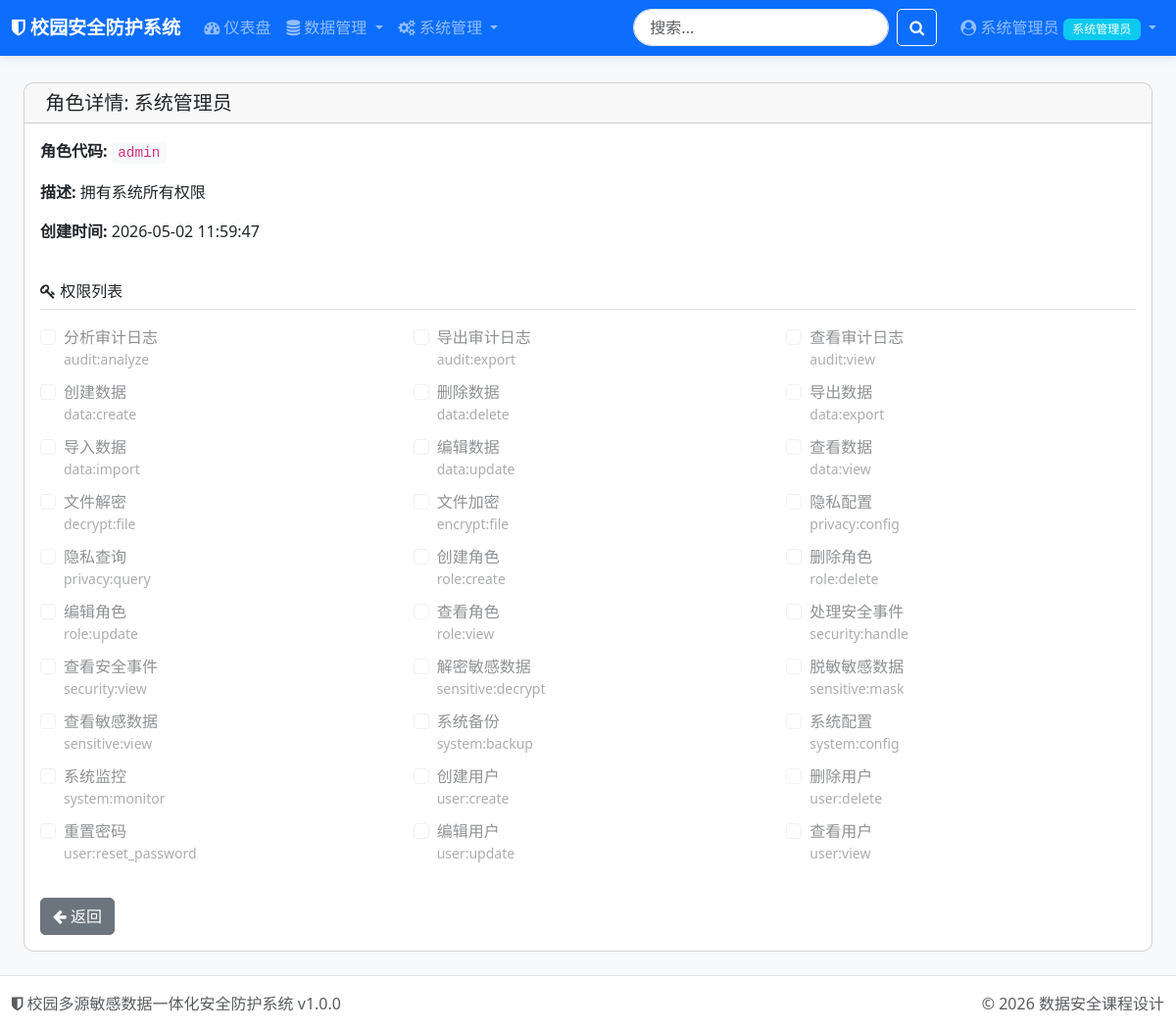
The page /admin/roles/1 (signed in) on the database its author committed.
### tables this page shows
CREATE TABLE users (
                id INTEGER PRIMARY KEY AUTOINCREMENT,
                username VARCHAR(50) UNIQUE NOT NULL,
                password_hash VARCHAR(256) NOT NULL,
                salt VARCHAR(64) NOT NULL,
                real_name VARCHAR(50),
                email VARCHAR(100),
                phone VARCHAR(20),
                role_id INTEGER NOT NULL DEFAULT 3,
                department VARCHAR(100),
                position VARCHAR(50),
                status INTEGER DEFAULT 1,
                login_attempts INTEGER DEFAULT 0,
                last_login DATETIME,
                last_login_ip VARCHAR(45),
                password_changed_at DATETIME DEFAULT CURRENT_TIMESTAMP,
                created_at DATETIME DEFAULT CURRENT_TIMESTAMP,
                updated_at DATETIME DEFAULT CURRENT_TIMESTAMP,
                created_by INTEGER,
                FOREIGN KEY (role_id) REFERENCES roles(id)
            );

CREATE TABLE roles (
                id INTEGER PRIMARY KEY AUTOINCREMENT,
                name VARCHAR(50) UNIQUE NOT NULL,
                code VARCHAR(50) UNIQUE NOT NULL,
                description VARCHAR(200),
                level INTEGER DEFAULT 0,
                status INTEGER DEFAULT 1,
                created_at DATETIME DEFAULT CURRENT_TIMESTAMP,
                updated_at DATETIME DEFAULT CURRENT_TIMESTAMP
            );

CREATE TABLE permissions (
                id INTEGER PRIMARY KEY AUTOINCREMENT,
                name VARCHAR(100) NOT NULL,
                code VARCHAR(100) UNIQUE NOT NULL,
                resource VARCHAR(50) NOT NULL,
                action VARCHAR(20) NOT NULL,
                description VARCHAR(200),
                created_at DATETIME DEFAULT CURRENT_TIMESTAMP
            );

### app/routes/admin.py (the view)
@admin_bp.route('/roles/<int:role_id>')
@login_required
@permission_required('role:view')
def role_detail(role_id):
    role = rbac.get_role(role_id)
    if not role:
        flash('角色不存在', 'danger')
        return redirect(url_for('admin.roles'))
    permissions = rbac.get_role_permissions(role_id)
    all_permissions = rbac.get_all_permissions()
    return render_template('admin/role_detail.html',
                           role=role,
                           permissions=permissions,
                           all_permissions=all_permissions,
                           title='角色详情')

### app.py (called while the page is built)
@login_manager.user_loader
def load_user(user_id):
    return User.get(user_id)

def register_context_processors():
    @app.context_processor
    def inject_now():
        return {'now': datetime.now()}
    @app.context_processor
    def inject_config():
        return {'config': Config}

### core/auth.py (called while the page is built)
    @property
    def is_authenticated(self) -> bool:
        return True

    def get_role(self) -> Dict[str, Any]:
        if self._role is None:
            from core.database import get_db
            db = get_db()
            self._role = db.fetch_one(
                "SELECT * FROM roles WHERE id = ?",
                (self.role_id,)
            )
        return self._role

    def get_permissions(self) -> List[str]:
        if self._permissions is None:
            from core.database import get_db
            db = get_db()
            results = db.fetch_all(
                """
                SELECT p.code
                FROM permissions p
                JOIN role_permissions rp ON p.id = rp.permission_id
                WHERE rp.role_id = ?
                """,
                (self.role_id,)
            )
            self._permissions = [r['code'] for r in results]
        return self._permissions

    def has_permission(self, permission: str) -> bool:
        return permission in self.get_permissions()

    @staticmethod
    def get(user_id: int) -> Optional['User']:
        from core.database import get_db
        db = get_db()
        user_data = db.fetch_one(
            "SELECT * FROM users WHERE id = ?",
            (user_id,)
        )
        return User(user_data) if user_data else None

### core/database.py (called while the page is built, shortened)
def get_db() -> DatabaseManager:
    if _db_manager is None:
        raise RuntimeError("数据库未初始化，请先调用 init_database()")
    return _db_manager

    def get_connection(self) -> sqlite3.Connection:
        return _local.connection

    def fetch_one(self, query: str, params: tuple = None) -> Optional[Dict]:
        conn = self.get_connection()
        cursor = conn.cursor()
        if params:
            cursor.execute(query, params)
        else:
            cursor.execute(query)
        row = cursor.fetchone()
        return dict(row) if row else None

    def fetch_all(self, query: str, params: tuple = None) -> List[Dict]:
        conn = self.get_connection()
        cursor = conn.cursor()
        if params:
            cursor.execute(query, params)
        else:
            cursor.execute(query)
        rows = cursor.fetchall()
        return [dict(row) for row in rows]

### templates/admin/role_detail.html (shortened to what this page needs)
{% extends "base.html" %}
{% block content %}
<div class="container-fluid">
    <div class="row">
        <div class="col-12">
            <div class="card">
                <div class="card-header">
                    <h5 class="card-title mb-0"> 角色详情: {{ role.name }}</h5>
                </div>
                <div class="card-body">
                    <div class="row mb-4">
                        <div class="col-md-6">
                            <p><strong>角色代码:</strong> <code>{{ role.code }}</code></p>
                            <p><strong>描述:</strong> {{ role.description or '-' }}</p>
                            <p><strong>创建时间:</strong> {{ role.created_at }}</p>
                        </div>
                    </div>
                    <h6 class="border-bottom pb-2 mb-3"><i class="fa fa-key"></i> 权限列表</h6>
                    <div class="row">
                        {% for perm in all_permissions %}
                        <div class="col-md-4 mb-2">
                            <div class="form-check">
                                <input class="form-check-input" type="checkbox" id="perm_{{ perm.id }}"
                                       {{ 'checked' if perm.id in permissions|map(attribute='id')|list else '' }} disabled>
                                <label class="form-check-label" for="perm_{{ perm.id }}">
                                    {{ perm.name }}
                                    <small class="text-muted d-block">{{ perm.code }}</small>
                                </label>
                            </div>
                        </div>
                        {% endfor %}
                    </div>
                    <div class="mt-4">
                        <a href="{{ url_for('admin.roles') }}" class="btn btn-secondary">
                            <i class="fa fa-arrow-left"></i> 返回
                        </a>
                    </div>
                </div>
            </div>
        </div>
    </div>
</div>
{% endblock %}

### templates/base.html (shortened to what this page needs)
<!DOCTYPE html>
<html lang="zh-CN">
<head>
    <link href="https://cdn.jsdelivr.net/npm/bootstrap@5.3.0/dist/css/bootstrap.min.css" rel="stylesheet">
    <link href="https://cdn.jsdelivr.net/npm/font-awesome@4.7.0/css/font-awesome.min.css" rel="stylesheet">
    <link href="{{ url_for('static', filename='css/style.css') }}" rel="stylesheet">
</head>
<body class="bg-light">
    <nav class="navbar navbar-expand-lg navbar-dark bg-primary fixed-top">
        <div class="container-fluid">
            <a class="navbar-brand" href="{{ url_for('main.index') }}">
                <i class="fa fa-shield"></i> 校园安全防护系统
            </a>
            <div class="collapse navbar-collapse" id="navbarNav">
                <ul class="navbar-nav me-auto">
                    <li class="nav-item">
                        <a class="nav-link" href="{{ url_for('main.dashboard') }}">
                            <i class="fa fa-dashboard"></i> 仪表盘
                        </a>
                    </li>
                    <li class="nav-item dropdown">
                        <a class="nav-link dropdown-toggle" href="#" data-bs-toggle="dropdown">
                            <i class="fa fa-database"></i> 数据管理
                        </a>
                    </li>
                    {% if current_user.is_authenticated and current_user.has_permission('user:view') %}
                    <li class="nav-item dropdown">
                        <a class="nav-link dropdown-toggle" href="#" data-bs-toggle="dropdown">
                            <i class="fa fa-cogs"></i> 系统管理
                        </a>
                    </li>
                    {% endif %}
                </ul>
                <form class="d-flex me-3" action="{{ url_for('main.search') }}" method="get">
                    <input class="form-control me-2" type="search" name="q" placeholder="搜索..."
                        value="{{ request.args.get('q', '') }}">
                    <button class="btn btn-outline-light" type="submit">
                        <i class="fa fa-search"></i>
                    </button>
                </form>
                <ul class="navbar-nav">
                    {% if current_user.is_authenticated %}
                    <li class="nav-item dropdown">
                        <a class="nav-link dropdown-toggle" href="#" data-bs-toggle="dropdown">
                            <i class="fa fa-user-circle"></i>
                            {{ current_user.real_name or current_user.username }}
                            {% if current_user.get_role() %}
                            <span class="badge bg-info">{{ current_user.get_role()['name'] }}</span>
                            {% endif %}
                        </a>
                    </li>
                    {% else %}
                    <li class="nav-item">
                        <a class="nav-link" href="{{ url_for('auth.login') }}">
                            <i class="fa fa-sign-in"></i> 登录
                        </a>
                    </li>
                    {% endif %}
                </ul>
            </div>
        </div>
    </nav>
    <main class="container-fluid py-4" style="margin-top: 60px;">
        {% block content %}{% endblock %}
    </main>
    <footer class="footer mt-auto py-3 bg-white border-top">
        <div class="container-fluid">
            <div class="row">
                <div class="col-md-6">
                    <span class="text-muted">
                        <i class="fa fa-shield"></i> 校园多源敏感数据一体化安全防护系统 v1.0.0
                    </span>
                </div>
                <div class="col-md-6 text-end">
                    <span class="text-muted">
                        © 2026 数据安全课程设计
                    </span>
                </div>
            </div>
        </div>
    </footer>
</body>
</html>

### static/css/style.css (style rules this page uses)
:root { --primary-color: #667eea; --secondary-color: #764ba2; --success-color: #28a745; --danger-color: #dc3545; --warning-color: #ffc107; --info-color: #17a2b8; }
body { font-family: 'Segoe UI', 'Microsoft YaHei', sans-serif; background-color: #f5f7fa; min-height: 100vh; }
.navbar { box-shadow: 0 2px 10px rgba(0, 0, 0, 0.1); }
.navbar-brand { font-weight: 600; font-size: 1.2rem; }
.nav-link { transition: all 0.3s ease; }
.card { border-radius: 10px; transition: all 0.3s ease; }
.card-header { border-radius: 10px 10px 0 0 !important; }
.btn { border-radius: 5px; transition: all 0.3s ease; }
.badge { font-weight: 500; padding: 0.4em 0.8em; }
code { background-color: #f8f9fa; padding: 0.2rem 0.4rem; border-radius: 3px; font-size: 0.9em; }
.footer { background-color: white; border-top: 1px solid #e9ecef; }
.form-control[type="search"] { border-radius: 20px; padding-left: 1rem; }

### rows shown on the page
users: real_name "系统管理员"
roles: name "系统管理员", code "admin", description "拥有系统所有权限", created_at "2026-05-02 11:59:47"
permissions: name "分析审计日志", code "audit:analyze"
permissions: name "导出审计日志", code "audit:export"
permissions: name "查看审计日志", code "audit:view"
permissions: name "创建数据", code "data:create"
permissions: name "删除数据", code "data:delete"
permissions: name "导出数据", code "data:export"
permissions: name "导入数据", code "data:import"
permissions: name "编辑数据", code "data:update"
permissions: name "查看数据", code "data:view"
permissions: name "文件解密", code "decrypt:file"
permissions: name "文件加密", code "encrypt:file"
permissions: name "隐私配置", code "privacy:config"
permissions: name "隐私查询", code "privacy:query"
permissions: name "创建角色", code "role:create"
permissions: name "删除角色", code "role:delete"
permissions: name "编辑角色", code "role:update"
permissions: name "查看角色", code "role:view"
permissions: name "处理安全事件", code "security:handle"
permissions: name "查看安全事件", code "security:view"
permissions: name "解密敏感数据", code "sensitive:decrypt"
permissions: name "脱敏敏感数据", code "sensitive:mask"
permissions: name "查看敏感数据", code "sensitive:view"
permissions: name "系统备份", code "system:backup"
permissions: name "系统配置", code "system:config"
permissions: name "系统监控", code "system:monitor"
permissions: name "创建用户", code "user:create"
permissions: name "删除用户", code "user:delete"
permissions: name "重置密码", code "user:reset_password"
permissions: name "编辑用户", code "user:update"
permissions: name "查看用户", code "user:view"
